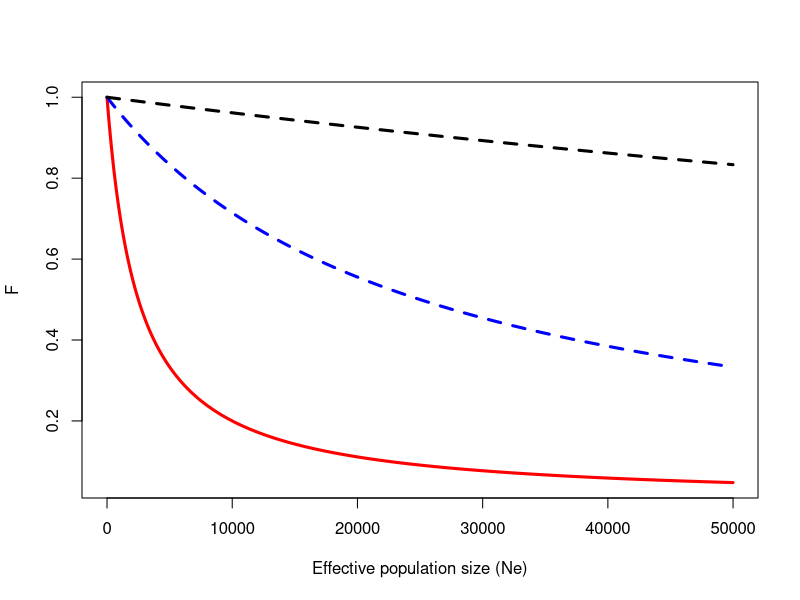

Reproduce this figure in R.
## ---- chunk 1
options(htmltools.dir.version = FALSE)
## ---- chunk 2
fe <- function(ne, mu){
  den <- 4*ne*mu + 1  # denominator
  return(1/den)
}
## ---- chunk 3
ne <- seq(1, 50000, by=10)
plot(ne, fe(ne, mu=10^-4), type="l", lwd=3, col="red", xlab="Effective population size (Ne)", ylab="F")
lines(ne, fe(ne, mu=10^-5), lty=2, lwd=3, col="blue")
lines(ne, fe(ne, mu=10^-6), lty=2, lwd=3, col="black")
## ---- chunk 4
df <- data.frame(hap=paste0("line", 1:5), snp1=c(0,0,1,1,1), 
                 snp2=c(1,1,0,1,1), snp3=c(0,1,1,1,0), 
                 snp4=c(1,0,1,0,1), snp5=c(0,1,1,0,1))
snp <- t(df[,-1])
getpi <- function(snp, totbp=500){
  nhap = ncol(snp) # number of hap
  td <- c()
  for(i in 1:(nhap -1)){
    for(j in (i+1):nhap){
      cn <- sum(abs(snp[,i] - snp[,j])) # count the nucleotide differences
      td <- c(td, cn)
    }
  }
  return(nhap/(nhap -1)*(1/nhap)^2*sum(td)/totbp)
}
## ---- chunk 5
getpi(snp, totbp=500)
## ---- chunk 6
geth <- function(snp, totbp=500){
  nhap = ncol(snp) # number of hap
  q <- apply(snp, 1, sum)/nhap
  p <- 1 -q
  return(nhap/(nhap -1) * sum(rep(1, nhap) - p^2 - q^2)/totbp/2)
}
geth(snp, totbp=500)
